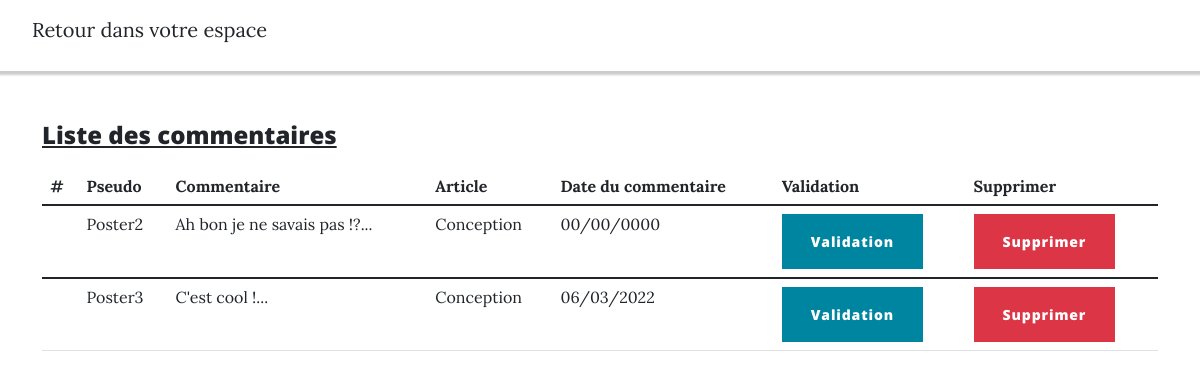
Page /index.php?action=comment (signed in) on the committed database.
### tables this page shows
CREATE TABLE `comments` (
  `idComments` int(11) NOT NULL,
  `idUsers` int(11) NOT NULL,
  `idPosts` int(11) NOT NULL,
  `comment` varchar(300) NOT NULL,
  `comment_date` datetime NOT NULL,
  `validate` tinyint(1) NOT NULL DEFAULT 0
);

CREATE TABLE `users` (
  `idUsers` int(11) NOT NULL,
  `lastname` varchar(255) NOT NULL,
  `firstname` varchar(255) NOT NULL,
  `role` tinyint(1) NOT NULL,
  `pseudo` varchar(255) NOT NULL,
  `email` varchar(255) NOT NULL,
  `password` varchar(255) NOT NULL,
  `creation_date` datetime NOT NULL
);

CREATE TABLE `posts` (
  `idPosts` int(11) NOT NULL,
  `idUsers` int(11) NOT NULL,
  `title` varchar(250) NOT NULL,
  `wording` varchar(150) NOT NULL,
  `content` text NOT NULL,
  `creation_date` datetime NOT NULL
);

### Controller/FrontendController.php (called while the page is built, shortened)
<?php
class FrontendController
{
    public function showComment()
    {
        $commentManager = new CommentManager();
        $comments = $commentManager->getWaitingComments();
        include 'view/users/commentView.php';
    }
}

### model/CommentManager.php (called while the page is built, shortened)
<?php
class CommentManager extends Manager
{
    public function getWaitingComments()
    {
        $db = $this->dbConnect();
        $comment = $db->prepare(
            'SELECT *, DATE_FORMAT(comment_date, \'%d/%m/%Y\')
        AS commentDate FROM comments INNER JOIN users
        ON users.idUsers = comments.idUsers INNER JOIN posts ON posts.idPosts = comments.idPosts
        WHERE validate = 0 ORDER BY comment_date ASC'
        );
        $comment->execute(array());
        $c = [];
        foreach ($comment as $listComment) {
            $c[] = new Comment($listComment);
        }
        return $c;
    }
}

### libraries/Autoloader.php (called while the page is built, shortened)
<?php
class Autoloader
{
    public static function autoload($class)
    {
        $class = str_replace(__NAMESPACE__ . '\\', '', $class);
        $class = str_replace('\\', '/', $class);
        $fichier = __DIR__ . '/../' . $class . '.php';
    }
}

### model/Entity.php (called while the page is built, shortened)
<?php
class Entity
{
    public function hydrate(array $data)
    {
        foreach ($data as $key => $value) {
            $method = 'set' . ucfirst($key);
        }
    }
}

### model/Comment.php (called while the page is built, shortened)
<?php
class Comment extends Entity
{
    private $idComments;
    private $pseudo;
    private $comment;
    private $wording;
    private $comment_date;
    public function getIdComments()
    {
        return $this->idComments;
    }
    public function getPseudo()
    {
        return $this->pseudo;
    }
    public function getComment()
    {
        return $this->comment;
    }
    public function getWording()
    {
        return $this->wording;
    }
    public function getCommentDate()
    {
        return $this->comment_date;
    }
    public function setIdComments($idComments)
    {
        $idComments = (int) $idComments;
        if ($idComments > 0) {
            $this->idComments = $idComments;
        }
    }
    public function setIdUsers($idUsers)
    {
        $idUsers = (int) $idUsers;
    }
    public function setPseudo($pseudo)
    {
        if (is_string($pseudo)) {
            $this->pseudo = $pseudo;
        }
    }
    public function setIdPosts($idPosts)
    {
        $idPosts = (int) $idPosts;
    }
    public function setComment($comment)
    {
        if (is_string($comment)) {
            $this->comment = $comment;
        }
    }
    public function setWording($wording)
    {
        if (is_string($wording)) {
            $this->wording = $wording;
        }
    }
    public function setCommentDate($comment_date)
    {
        if (is_string($comment_date)) {
            $this->comment_date = $comment_date;
        }
    }
}

### view/users/commentView.php (the view)
<?php require 'view/blog/headView.php'; ?>
<!DOCTYPE html>
<html>
<nav class="admin-bar">
    <ul>
        <li><a href="index.php?action=profil">Retour dans votre espace</a></li>
    </ul>
</nav>
<body>
    <div class="container">
        <h4 class="menu">Liste des commentaires</h4>
        <table class="table">
            <thead>
                <tr>
                    <th>#</th>
                    <th>Pseudo</th>
                    <th>Commentaire</th>
                    <th>Article</th>
                    <th>Date du commentaire</th>
                    <th>Validation</th>
                    <th>Supprimer</th>
                </tr>
            </thead>
            <?php foreach ($comments as $comment) { ?>
            <tbody>
                <tr>
                    <th scope="row"></th>
                    <td><?php echo nl2br(htmlspecialchars($comment->getPseudo())) ?></td>
                    <td><?php echo substr(nl2br(htmlspecialchars($comment->getComment())), 0, 150) . '...' ?></td>
                    <td><?php echo nl2br(htmlspecialchars($comment->getWording())) ?></td>
                    <td><?php echo htmlspecialchars($comment->getCommentDate()) ?></td>
                    <td><a class="btn btn-primary"
                    href="index.php?action=updateComment&id=<?php echo $comment->getIdComments() ?>">Validation</a></td>
                    <td><a class="btn btn-danger"
                    href="index.php?action=deleteComment&id=<?php echo $comment->getIdComments() ?>">Supprimer</a></td>
                </tr>
            <?php } ?>
            </tbody>
        </table>
    </div>
</body>
</html>

### public/css/blog.css (style rules this page uses)
* { margin: 0; padding: 0; }
ul, li { list-style: none; }
.admin-bar { padding-top: 15px; padding-bottom: 10px; margin-bottom: 40px; box-shadow: 0 2px 2px 2px rgba(0, 0, 0, .2); }
.menu { padding-top: 10px; padding-bottom: 10px; text-decoration: underline; }

### rows in the picture
comments: idUsers.pseudo "Poster2", comment "Ah bon je ne savais pas !?", idPosts.wording "Conception", CommentDate "00/00/0000"
comments: idUsers.pseudo "Poster3", comment "C'est cool !", idPosts.wording "Conception", CommentDate "06/03/2022"
